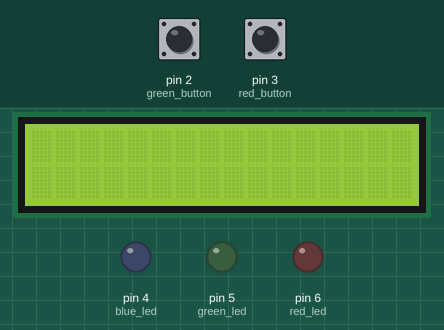
This sketch was run on a simulated Arduino Uno, built with avr-gcc and run on an emulated ATmega328P. Shown: 16×2 character LCD, output pins drawn as LEDs (lit = HIGH). Inputs (shaded band) come from the test bench; at power-on: pin 2 (green_button) LOW, pin 3 (red_button) LOW.

Above: at 1.2 s.
1.3 s: pin 2 (green_button) pulled HIGH for 0.15 s
At 1.5 s:
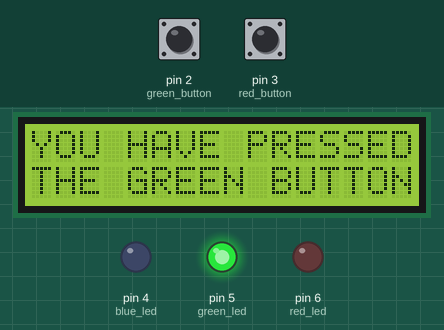
3.2 s: pin 3 (red_button) pulled HIGH for 1 s
At 3.4 s:
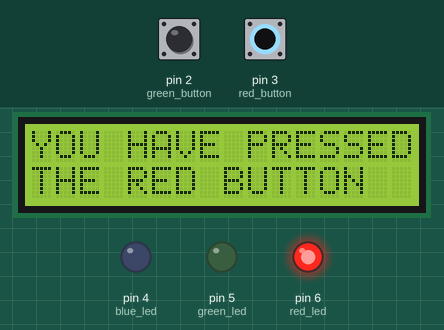
5.7 s: pin 3 (red_button) pulled HIGH for 3.2 s
At 9.3 s:
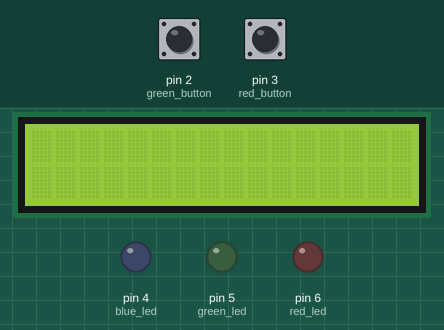
10.4 s: pin 2 (green_button) pulled HIGH for 3.2 s
At 10.6 s:
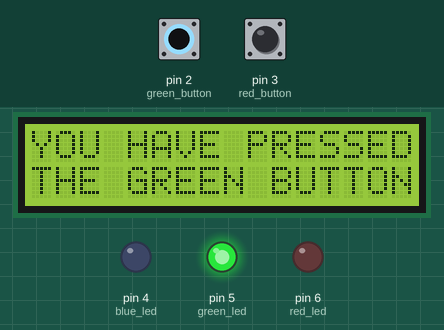
15.1 s: pin 2 (green_button) driven HIGH and pin 3 (red_button) driven HIGH
At 15.51 s:
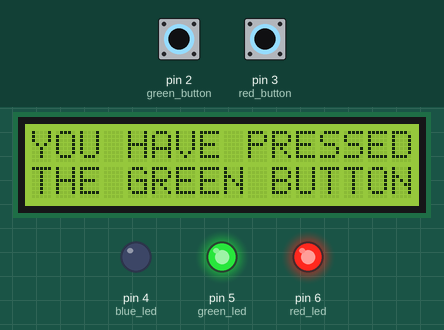
17.4 s: pin 3 (red_button) driven LOW
At 17.75 s:
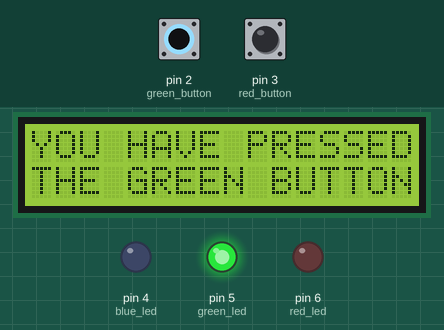
Timing chart, 0 to 20.4 s (numbered marks = the images above; inputs shaded):
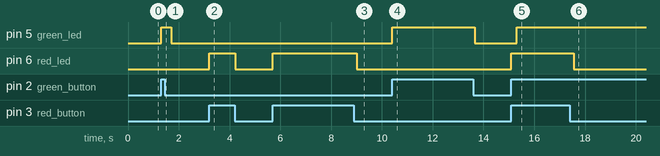

The sketch:

LCD_DISPLAY.ino
```cpp
#include <LiquidCrystal.h> //starting up the lcd display
int rs=7;
int en=8;
int d4=9;
int d5=10;
int d6=11;
int d7=12;
LiquidCrystal lcd(rs,en,d4,d5,d6,d7);

int red_led =6;     //variables for the LED's
int green_led =5;
int blue_led =4;

int red_button=3;   //variables's for the button's
int green_button=2;
int blue_button=0;

int button_state_red=0; //initial button state
int button_state_green=0;
int button_state_blue=0;

int dt=200;         //delay variables

void setup() {
  // put your setup code here, to run once:
Serial.begin(9600);
lcd.begin(16,2);     //command to start the lcd
pinMode(red_led,OUTPUT);  //led as a output parameter
pinMode(red_button,INPUT);// button as a input parameter

pinMode(green_led,OUTPUT);
pinMode( green_button,INPUT);

pinMode( blue_led,OUTPUT);
pinMode(blue_button,INPUT);
}

void loop() {
  // put your main code here, to run repeatedly:

button_state_red= digitalRead( red_button);  // reading the button state
button_state_green= digitalRead( green_button);
button_state_blue= digitalRead( blue_button);

if (button_state_red==1){      //checking whether button is on
  digitalWrite(red_led,HIGH);  //lighting on the led
  lcd.setCursor(0,0);
  lcd.print("YOU HAVE PRESSED"); // display the text in lcd
  lcd.setCursor(0,1);
  lcd.print("THE RED BUTTON");
  delay(dt);
  lcd.clear();
}

if (button_state_red==0){       // checking whether button is on
  digitalWrite(red_led,LOW);    //lighting off the led
}

if (button_state_green==1){
  digitalWrite(green_led,HIGH);
  lcd.setCursor(0,0);
  lcd.print("YOU HAVE PRESSED");
  lcd.setCursor(0,1);
  lcd.print("THE GREEN BUTTON");
  delay(dt);
  delay(dt);
  lcd.clear();
}

if (button_state_green==0){
  digitalWrite(green_led,LOW);
}

if (button_state_blue==1){
  digitalWrite(blue_led,HIGH);
  lcd.setCursor(0,0);
  lcd.print("YOU HAVE PRESSED");
  lcd.setCursor(0,1);
  lcd.print("THE BLUE BUTTON");
  delay(dt);
  delay(dt);
  lcd.clear();
}

if (button_state_blue==0){
  digitalWrite(blue_led,LOW);
}

}
```

Measured:
- after the input at 1.3 s, pin 5 (green_led): LOW → HIGH at once, → LOW 0.41 s later; the display: changes at once (image 1)
- after the input at 3.2 s, pin 6 (red_led): LOW → HIGH at once, → LOW 1.0 s later; the display: changes at once (image 2)
- after the input at 5.7 s, pin 6 (red_led): LOW → HIGH at once, → LOW 3.3 s later; the display: first changes at once (image 3 shows a later state)
- after the input at 10.4 s, pin 5 (green_led): LOW → HIGH at once, → LOW 3.3 s later; the display: changes at once (image 4)
- after the input at 15.1 s, pin 5 (green_led): LOW → HIGH after 0.21 s; pin 6 (red_led): LOW → HIGH at once; the display: first changes at once (image 5 shows a later state)
- after the input at 17.4 s, pin 6 (red_led): HIGH → LOW after 0.15 s
- what the display in image 2 shows lasts 0.4 s, from 3.2 s to 3.6 s
